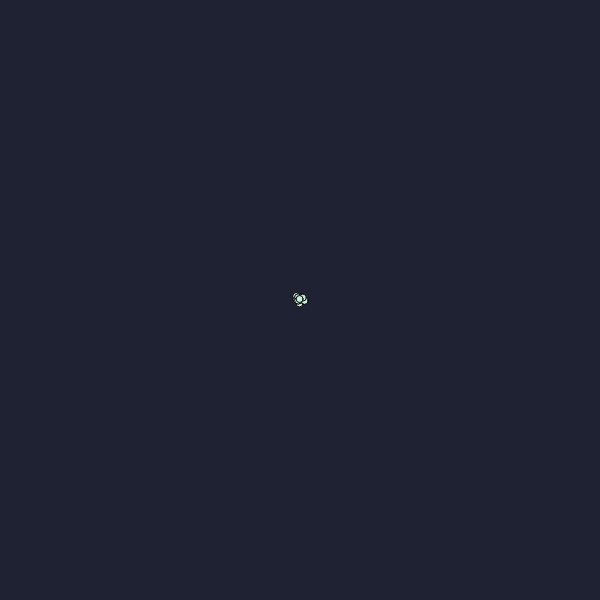
Frame 1 (no input)
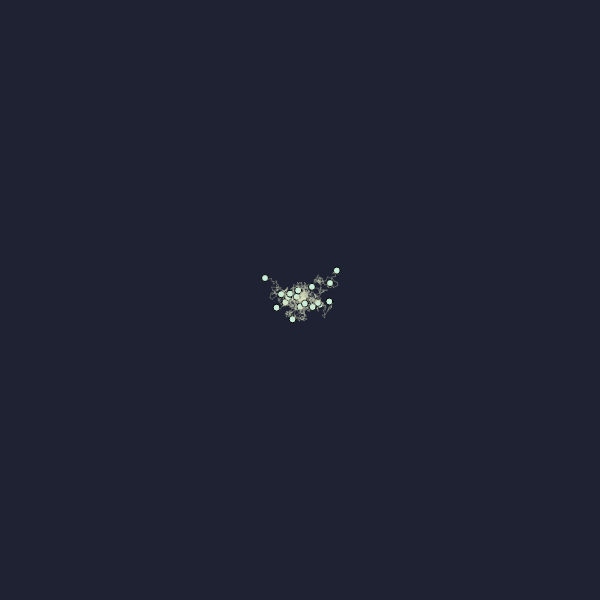
Frame 60 (no input)
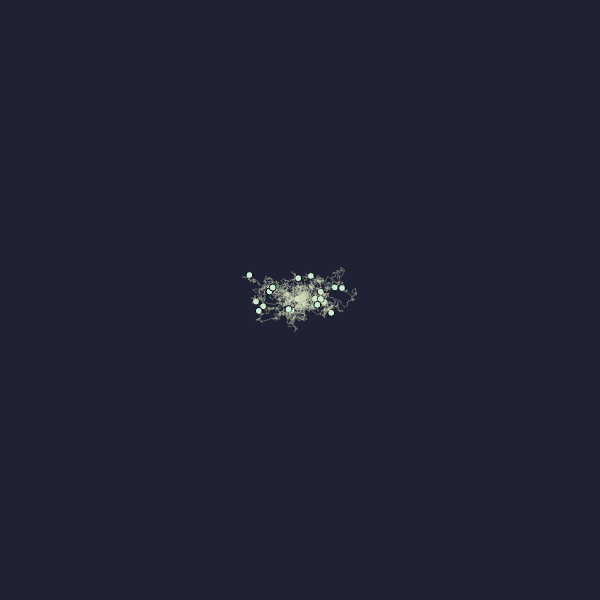
Frame 120 (the mouse pressed at the canvas centre since frame 60)

The p5.js sketch that drew these frames (run headless with seeded random() and noise() and a simulated clock; from frame 60 on, the mouse is pressed at the canvas centre):

// p5.js sketch
// ── sketch.js
let particles;
const nParticles = 20;

function setup() {
  createCanvas(600, 600);
  frameRate(20);

  particles = []
  for (let i = 0; i < nParticles; i++) {
    particles.push(new Particle(width / 2, height / 2, 2000))
  }
}

function draw() {
  background(31, 34, 50);

  particles.forEach((particle) => {
    particle.update();
    particle.show();
  })
}

// ── particle.js
/**
 * Represents a particle that moves randomly on the canvas while leaving a trail.
 * @class Particle
 */
class Particle {
  /**
   * Creates a new Particle object.
   * @constructor
   * @param {number} x - The x-coordinate of the initial position.
   * @param {number} y - The y-coordinate of the initial position.
   * @param {number} maxPathLength - The maximum length of the particle's path.
   */
  constructor(x, y, maxPathLength) {
    this.maxPathLength = maxPathLength;
    this.particle = createVector(x, y);
    this.path = [];
  }

  /**
   * Updates the position of the particle and its path.
   * @method Particle#update
   */
  update() {
    // Update path based on maximum length
    if (this.path.length >= this.maxPathLength) {
      this.path.pop();
      this.path.unshift(this.particle.copy());
    } else {
      this.path.unshift(this.particle.copy());
    }

    // Move the particle randomly
    this.particle.x += randomGaussian(0, 1) * 2;
    this.particle.y += randomGaussian(0, 1) * 2;
    
    // Constrain particle's position within canvas boundaries
    this.particle.x = constrain(this.particle.x, 0, width);
    this.particle.y = constrain(this.particle.y, 0, height);
  }

  /**
   * Renders the particle and its trail on the canvas.
   * @method Particle#show
   */
  show() {
    // Draw the particle
    stroke(0);
    fill(201, 237, 220);
    ellipse(this.particle.x, this.particle.y, 7, 7);

    // Draw the path
    for (let i = 1; i < this.path.length; i++) {
      const previous = this.path[i - 1];
      const current = this.path[i];

      const alpha = map(i, this.maxPathLength, 0, 0, 75);

      smooth();
      stroke(213, 221, 188, alpha);
      line(previous.x, previous.y, current.x, current.y);
    }
  }
}
